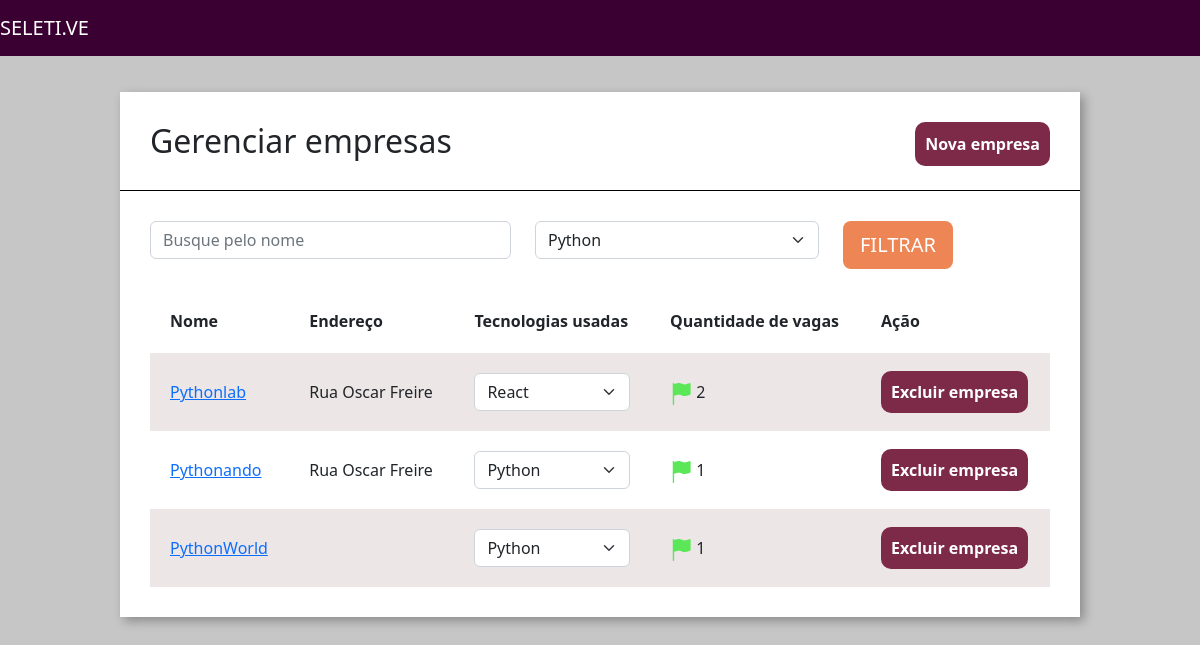
The app's page /home/empresas with its own data.
### empresa/models.py (models this page shows, shortened)
class Empresa(models.Model):
    choices_nicho_mercado = (
        ('M', 'Marketing'),
        ('N', 'Nutrição'),
        ('D', 'Design'),
        ('T', 'Tecnologia')
    )
    logo = models.ImageField(upload_to="logo_empresa", null=True)
    nome = models.CharField(max_length=30)
    email = models.EmailField()
    cidade = models.CharField(max_length=30)
    tecnologias = models.ManyToManyField(Tecnologias)
    endereco = models.CharField(max_length=30)
    caracteristica_empresa = models.TextField()
    nicho_mercado = models.CharField(max_length=4, choices=choices_nicho_mercado)
    def qtd_vagas(self):
        return Vagas.objects.filter(empresa__id=self.id).count()

### empresa/views.py (the view)
# urls.py: path('empresas', views.empresas, name="empresa"),
def empresas(request):
    tecnologias_filtrar = request.GET.get('tecnologias')
    nome_filtrar = request.GET.get('nome')
    empresas = Empresa.objects.all()
    if tecnologias_filtrar:
        empresas = empresas.filter(tecnologias=tecnologias_filtrar)
    if nome_filtrar:
        empresas = empresas.filter(nome__icontains=nome_filtrar)
    tecnologias = Tecnologias.objects.all()
    return render(request, 'empresa.html', {'empresas': empresas, 'tecnologias': tecnologias})

### empresa/models.py (called while the page is built)
    def __str__(self):
        return self.tecnologia

### empresa/templatetags/filtro.py (called while the page is built)
@register.filter(name="is_par")
def is_par(valor):
    if valor%2 == 0:
        return True
    else:
        return False

### empresa/templates/empresa.html (shortened to what this page needs)
{% extends 'base.html' %}
{% load static %}
{% load filtro %}
{% block 'head' %}
    <link href="{% static 'empresa/css/empresas.css' %}" rel="stylesheet">
{% endblock%}
{% block 'body' %}
    <div class="wrapper">
        <div class="box">
            <div class="header-box">
                <h2 class="titulo">Gerenciar empresas</h2>
                <a href="{% url 'nova_empresa' %}" class="btn-nova-empresa">Nova empresa</a>
            </div>
            <div class="borda-box"></div>
            <div class="body-box">
                <form action="{% url 'empresa' %}" method="GET">{% csrf_token %}
                <div class="row">
                        <div class="col-md-5">
                            <input type="text" placeholder="Busque pelo nome" class="form-control" name="nome">
                        </div>
                        <div class="col-md-4">
                            <select class="form-select" name="tecnologias">
                                {% for tech in tecnologias %}
                                    <option value="{{tech.id}}">{{tech}}</option>
                                {% endfor %}
                            </select>
                        </div>
                    <div class="col-md-3">
                        <input type="submit" value="FILTRAR" class="btn btn-lg btn-orange">
                    </div>
                </div>
                </form>
                <table class="tabela" cellpadding="20">
                    <tr>
                        <th>Nome</th>
                        <th>Endereço</th>
                        <th>Tecnologias usadas</th>
                        <th>Quantidade de vagas</th>
                        <th>Ação</th>
                    </tr>
                        {% for empresa in empresas %}
                            <tr {% if not forloop.counter|is_par %} class="tabela-linha" {% endif %}>
                                <td><a href="{% url 'empresa_unica' empresa.id %}">{{empresa.nome}}</a></td>
                                <td>{{empresa.endereco}}</td>
                                <td>
                                    <select class="form-select">
                                        {% for tech in empresa.tecnologias.all %}
                                        <option>{{tech}}</option>
                                        {% endfor %}
                                    </select>
                                </td>
                                <td>
                                    {% if empresa.qtd_vagas > 0 %}
                                        <img src="{% static 'empresa/img/flag_green.png' %}">
                                    {%else%}
                                        <img src="{% static 'empresa/img/image.png' %}">
                                    {% endif %}
                                    {{empresa.qtd_vagas}}
                                </td>
                                <td>
                                    <a href="{% url 'excluir_empresa' empresa.id %}" class="btn-excluir">Excluir empresa</a>
                                </td>
                            </tr>
                        {% endfor %}
                </table>
            </div>
        </div>
    </div>
{% endblock%}

### templates/static/base/css/base.css (style rules this page uses)
body { background-color: #C6C6C6 !important; }

### templates/static/empresa/css/empresas.css (style rules this page uses)
.wrapper { margin-top: 3%; display: flex; flex-direction: row; justify-content: center; align-items: center; }
.box { width: 80vw; background: #fff; box-shadow: 4px 4px 10px rgba(0,0,0,.3); }
.titulo { display: inline; }
.btn-nova-empresa { float: right; text-decoration: none; color: white; background-color: #7D2948; padding: 10px; border-radius: 10px; font-weight: bold; }
.header-box { padding: 30px; }
.borda-box { border-top: 1px solid black; }
.body-box { padding: 30px; }
.btn-orange { background-color: #ED8554; color: white; }
.tabela { width: 100%; margin-top: 20px; }
.tabela-linha { background-color: #EDE6E6; }
.btn-excluir { text-decoration: none; color: white; background-color: #7D2948; padding: 10px; border-radius: 10px; font-weight: bold; }

### records on screen
Empresa: nome "Pythonlab", endereco "Rua Oscar Freire", qtd_vagas "2"
Empresa: nome "Pythonando", endereco "Rua Oscar Freire", qtd_vagas "1"
Empresa: nome "PythonWorld", qtd_vagas "1"

### other values on screen
form field tecnologias "Python"
form field value "React"
form field value "Python"
